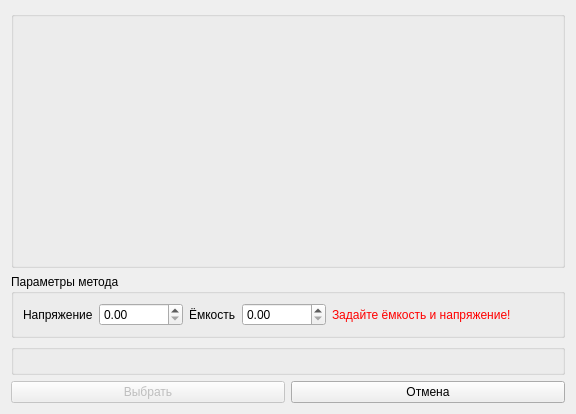
<?xml version="1.0" encoding="UTF-8"?>
<ui version="4.0">
 <class>ZrmMethodChoose</class>
 <widget class="QDialog" name="ZrmMethodChoose">
  <property name="geometry">
   <rect>
    <x>0</x>
    <y>0</y>
    <width>576</width>
    <height>414</height>
   </rect>
  </property>
  <property name="sizePolicy">
   <sizepolicy hsizetype="Expanding" vsizetype="Expanding">
    <horstretch>0</horstretch>
    <verstretch>0</verstretch>
   </sizepolicy>
  </property>
  <property name="windowTitle">
   <string>Выбор метода</string>
  </property>
  <property name="sizeGripEnabled">
   <bool>false</bool>
  </property>
  <layout class="QVBoxLayout" name="verticalLayout">
   <property name="sizeConstraint">
    <enum>QLayout::SetMinAndMaxSize</enum>
   </property>
   <item>
    <widget class="QGroupBox" name="gb_methods">
     <property name="sizePolicy">
      <sizepolicy hsizetype="MinimumExpanding" vsizetype="Expanding">
       <horstretch>0</horstretch>
       <verstretch>0</verstretch>
      </sizepolicy>
     </property>
     <property name="title">
      <string/>
     </property>
     <layout class="QVBoxLayout" name="verticalLayout_2">
      <property name="spacing">
       <number>4</number>
      </property>
      <property name="sizeConstraint">
       <enum>QLayout::SetMinAndMaxSize</enum>
      </property>
      <property name="leftMargin">
       <number>2</number>
      </property>
      <property name="topMargin">
       <number>2</number>
      </property>
      <property name="rightMargin">
       <number>2</number>
      </property>
      <property name="bottomMargin">
       <number>2</number>
      </property>
      <item>
       <widget class="ZrmMethodsTree" name="methods" native="true">
        <property name="sizePolicy">
         <sizepolicy hsizetype="Expanding" vsizetype="Expanding">
          <horstretch>0</horstretch>
          <verstretch>0</verstretch>
         </sizepolicy>
        </property>
       </widget>
      </item>
     </layout>
    </widget>
   </item>
   <item>
    <widget class="QGroupBox" name="gbVC">
     <property name="title">
      <string>Параметры метода</string>
     </property>
     <layout class="QHBoxLayout" name="horizontalLayout_2">
      <item>
       <widget class="QLabel" name="labelVolt">
        <property name="text">
         <string>Напряжение</string>
        </property>
       </widget>
      </item>
      <item>
       <widget class="QDoubleSpinBox" name="doubleSpinBoxVolt">
        <property name="maximum">
         <double>100000.000000000000000</double>
        </property>
        <property name="singleStep">
         <double>0.100000000000000</double>
        </property>
       </widget>
      </item>
      <item>
       <widget class="QLabel" name="labelCap">
        <property name="text">
         <string>Ёмкость</string>
        </property>
       </widget>
      </item>
      <item>
       <widget class="QDoubleSpinBox" name="doubleSpinBoxCap">
        <property name="maximum">
         <double>100000.000000000000000</double>
        </property>
        <property name="singleStep">
         <double>0.100000000000000</double>
        </property>
       </widget>
      </item>
      <item>
       <widget class="QLabel" name="labelWarning">
        <property name="styleSheet">
         <string notr="true">color: red</string>
        </property>
        <property name="text">
         <string>Задайте ёмкость и напряжение!</string>
        </property>
       </widget>
      </item>
      <item>
       <spacer name="horizontalSpacer">
        <property name="orientation">
         <enum>Qt::Horizontal</enum>
        </property>
        <property name="sizeHint" stdset="0">
         <size>
          <width>40</width>
          <height>20</height>
         </size>
        </property>
       </spacer>
      </item>
     </layout>
    </widget>
   </item>
   <item>
    <widget class="QGroupBox" name="groupBox_5">
     <property name="sizePolicy">
      <sizepolicy hsizetype="Preferred" vsizetype="Maximum">
       <horstretch>0</horstretch>
       <verstretch>0</verstretch>
      </sizepolicy>
     </property>
     <property name="title">
      <string/>
     </property>
     <layout class="QVBoxLayout" name="verticalLayout_4">
      <property name="spacing">
       <number>4</number>
      </property>
      <property name="leftMargin">
       <number>4</number>
      </property>
      <property name="topMargin">
       <number>4</number>
      </property>
      <property name="rightMargin">
       <number>4</number>
      </property>
      <property name="bottomMargin">
       <number>4</number>
      </property>
      <item>
       <widget class="ZrmMethodMinmax" name="method_minmax" native="true">
        <property name="sizePolicy">
         <sizepolicy hsizetype="Preferred" vsizetype="Maximum">
          <horstretch>0</horstretch>
          <verstretch>0</verstretch>
         </sizepolicy>
        </property>
       </widget>
      </item>
     </layout>
    </widget>
   </item>
   <item>
    <layout class="QHBoxLayout" name="horizontalLayout">
     <item>
      <widget class="QPushButton" name="bOk">
       <property name="enabled">
        <bool>false</bool>
       </property>
       <property name="sizePolicy">
        <sizepolicy hsizetype="Minimum" vsizetype="Preferred">
         <horstretch>0</horstretch>
         <verstretch>0</verstretch>
        </sizepolicy>
       </property>
       <property name="text">
        <string>Выбрать</string>
       </property>
       <property name="iconSize">
        <size>
         <width>48</width>
         <height>48</height>
        </size>
       </property>
       <property name="autoDefault">
        <bool>true</bool>
       </property>
       <property name="default">
        <bool>true</bool>
       </property>
      </widget>
     </item>
     <item>
      <spacer name="horizontalSpacer_2">
       <property name="orientation">
        <enum>Qt::Horizontal</enum>
       </property>
       <property name="sizeType">
        <enum>QSizePolicy::Maximum</enum>
       </property>
       <property name="sizeHint" stdset="0">
        <size>
         <width>0</width>
         <height>20</height>
        </size>
       </property>
      </spacer>
     </item>
     <item>
      <widget class="QPushButton" name="bCancel">
       <property name="sizePolicy">
        <sizepolicy hsizetype="Minimum" vsizetype="Preferred">
         <horstretch>0</horstretch>
         <verstretch>0</verstretch>
        </sizepolicy>
       </property>
       <property name="text">
        <string>Отмена</string>
       </property>
       <property name="iconSize">
        <size>
         <width>48</width>
         <height>48</height>
        </size>
       </property>
       <property name="autoDefault">
        <bool>true</bool>
       </property>
       <property name="default">
        <bool>false</bool>
       </property>
      </widget>
     </item>
    </layout>
   </item>
  </layout>
 </widget>
 <customwidgets>
  <customwidget>
   <class>ZrmMethodsTree</class>
   <extends>QWidget</extends>
   <header>zrmmethodstree.h</header>
   <container>1</container>
  </customwidget>
  <customwidget>
   <class>ZrmMethodMinmax</class>
   <extends>QWidget</extends>
   <header>zrmmethodminmax.h</header>
   <container>1</container>
  </customwidget>
 </customwidgets>
 <resources/>
 <connections>
  <connection>
   <sender>bCancel</sender>
   <signal>clicked()</signal>
   <receiver>ZrmMethodChoose</receiver>
   <slot>reject()</slot>
   <hints>
    <hint type="sourcelabel">
     <x>529</x>
     <y>464</y>
    </hint>
    <hint type="destinationlabel">
     <x>439</x>
     <y>422</y>
    </hint>
   </hints>
  </connection>
  <connection>
   <sender>bOk</sender>
   <signal>clicked()</signal>
   <receiver>ZrmMethodChoose</receiver>
   <slot>accept()</slot>
   <hints>
    <hint type="sourcelabel">
     <x>135</x>
     <y>392</y>
    </hint>
    <hint type="destinationlabel">
     <x>267</x>
     <y>206</y>
    </hint>
   </hints>
  </connection>
 </connections>
</ui>
